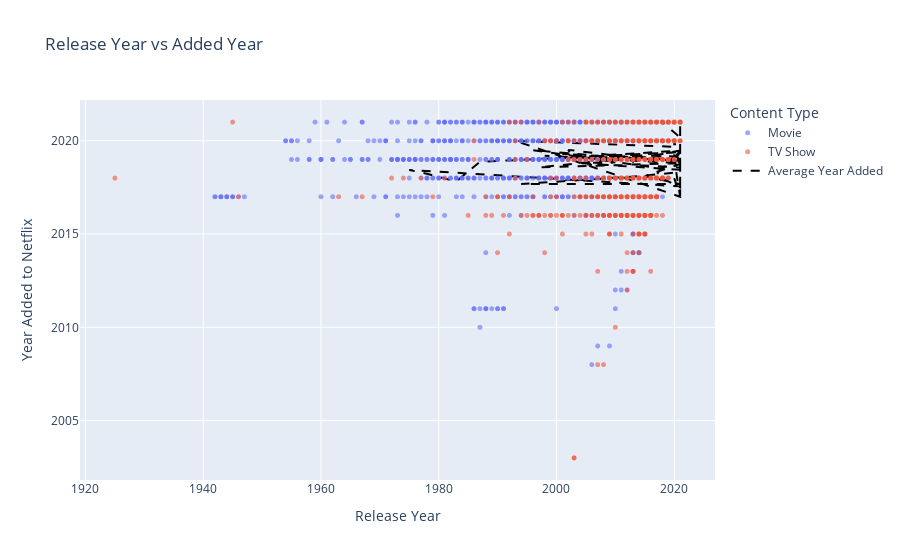

Notebook code cell kept with this figure:
### Code cell
# Create a scatter plot without LOWESS trendline
fig5 = px.scatter(df, 
                 x='release_year', 
                 y='year_added', 
                 color='content_type',
                 title='Release Year vs Added Year',
                 labels={'release_year': 'Release Year', 
                        'year_added': 'Year Added to Netflix'},
                 opacity=0.6,
                 hover_data=['title', 'primary_country', 'duration'])

# Update marker size and layout
fig5.update_traces(marker_size=5)
fig5.update_layout(
    xaxis_title='Release Year',
    yaxis_title='Year Added to Netflix',
    legend_title='Content Type',
    hovermode='closest'
)

# Add a simple linear trendline using plotly's built-in functionality
fig5.add_trace(
    go.Scatter(
        x=df['release_year'],
        y=df.groupby('release_year')['year_added'].mean(),
        mode='lines',
        name='Average Year Added',
        line=dict(color='black', dash='dash')
    )
)

fig5.show()

### Figure 1 — Plotly figure (JSON) as saved in the notebook; plotly's stock layout.template omitted (floating-point values rounded to 4 significant figures; data arrays with more than 128 entries replaced by an {"elided": "..."} marker saying what was removed)
{"data": [{"customdata": {"elided": "6131x3 mixed values"}, "hovertemplate": "content_type=Movie<br>Release Year=%{x}<br>Year Added to Netflix=%{y}<br>title=%{customdata[0]}<br>primary_country=%{customdata[1]}<br>duration=%{customdata[2]}<extra></extra>", "legendgroup": "Movie", "marker": {"color": "#636efa", "opacity": 0.6, "size": 5, "symbol": "circle"}, "mode": "markers", "name": "Movie", "showlegend": true, "type": "scattergl", "x": {"elided": "6131 int values"}, "xaxis": "x", "y": {"elided": "6131 int values"}, "yaxis": "y"}, {"customdata": {"elided": "2676x3 mixed values"}, "hovertemplate": "content_type=TV Show<br>Release Year=%{x}<br>Year Added to Netflix=%{y}<br>title=%{customdata[0]}<br>primary_country=%{customdata[1]}<br>duration=%{customdata[2]}<extra></extra>", "legendgroup": "TV Show", "marker": {"color": "#EF553B", "opacity": 0.6, "size": 5, "symbol": "circle"}, "mode": "markers", "name": "TV Show", "showlegend": true, "type": "scattergl", "x": {"elided": "2676 int values"}, "xaxis": "x", "y": {"elided": "2676 int values"}, "yaxis": "y"}, {"line": {"color": "black", "dash": "dash"}, "mode": "lines", "name": "Average Year Added", "type": "scatter", "x": {"elided": "8807 int values"}, "y": [2018.0, 2017.0, 2017.0, 2017.0, 2018.0, 2017.0, 2017.0, 2020.0, 2020.0, 2020.0, 2019.0, 2021.0, 2018.0, 2021.0, 2018.0, 2018.0, 2020.0, 2019.0, 2017.0, 2019.0, 2019.0, 2018.0, 2020.0, 2019.0, 2019.0, 2019.0, 2019.0, 2019.0, 2019.0, 2019.0, 2019.0, 2019.0, 2019.0, 2019.0, 2019.0, 2019.0, 2019.0, 2019.0, 2018.0, 2018.0, 2018.0, 2018.0, 2018.0, 2018.0, 2019.0, 2019.0, 2019.0, 2019.0, 2019.0, 2019.0, 2019.0, 2020.0, 2019.0, 2019.0, 2019.0, 2019.0, 2019.0, 2019.0, 2019.0, 2019.0, 2019.0, 2019.0, 2019.0, 2019.0, 2018.0, 2018.0, 2018.0, 2018.0, 2018.0, 2018.0, 2019.0, 2019.0, 2020.0, 2021.0]}], "layout": {"hovermode": "closest", "legend": {"title": {"text": "Content Type"}, "tracegroupgap": 0}, "title": {"text": "Release Year vs Added Year"}, "xaxis": {"anchor": "y", "domain": [0, 1], "title": {"text": "Release Year"}}, "yaxis": {"anchor": "x", "domain": [0, 1], "title": {"text": "Year Added to Netflix"}}}}
